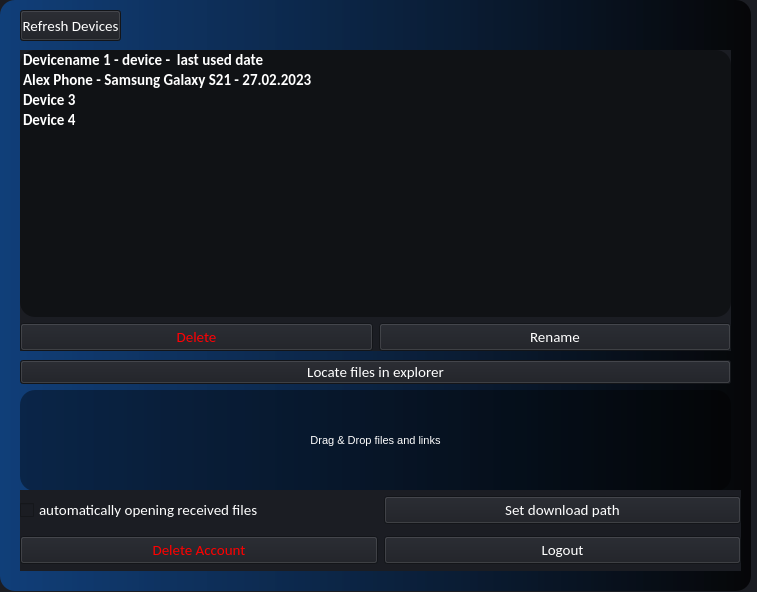
<?xml version="1.0" encoding="UTF-8"?>
<ui version="4.0">
 <class>MainWindow</class>
 <widget class="QWidget" name="MainWindow">
  <property name="enabled">
   <bool>true</bool>
  </property>
  <property name="geometry">
   <rect>
    <x>0</x>
    <y>0</y>
    <width>757</width>
    <height>592</height>
   </rect>
  </property>
  <property name="font">
   <font>
    <family>Calibri</family>
    <pointsize>11</pointsize>
   </font>
  </property>
  <property name="windowTitle">
   <string>MainWindow</string>
  </property>
  <property name="styleSheet">
   <string notr="true">background-color: rgb(27, 29, 35);</string>
  </property>
  <widget class="QWidget" name="centralwidget" native="true">
   <property name="geometry">
    <rect>
     <x>-10</x>
     <y>-30</y>
     <width>771</width>
     <height>631</height>
    </rect>
   </property>
   <widget class="QLabel" name="label">
    <property name="geometry">
     <rect>
      <x>10</x>
      <y>30</y>
      <width>751</width>
      <height>591</height>
     </rect>
    </property>
    <property name="styleSheet">
     <string notr="true">background-color: qlineargradient(spread:pad, x1:0, y1:0, x2:1, y2:0, stop:0 rgba(0, 115, 255,100), stop:1 rgba(0, 0, 0, 200));
border-radius:15px;</string>
    </property>
    <property name="text">
     <string/>
    </property>
   </widget>
   <widget class="QWidget" name="widget" native="true">
    <property name="geometry">
     <rect>
      <x>30</x>
      <y>420</y>
      <width>711</width>
      <height>101</height>
     </rect>
    </property>
    <property name="font">
     <font>
      <family>Calibri</family>
      <pointsize>10</pointsize>
      <bold>true</bold>
     </font>
    </property>
    <property name="styleSheet">
     <string notr="true">color: rgb(255, 255, 255);
background-color:rgba(0, 0, 0, 100);
border-radius:15px;
</string>
    </property>
    <widget class="QLabel" name="l_dragdrop">
     <property name="geometry">
      <rect>
       <x>0</x>
       <y>0</y>
       <width>711</width>
       <height>101</height>
      </rect>
     </property>
     <property name="acceptDrops">
      <bool>true</bool>
     </property>
     <property name="styleSheet">
      <string notr="true">color: rgb(255, 255, 255);
background-color:rgba(0, 115, 255, 0);
border-radius:15px;</string>
     </property>
     <property name="text">
      <string>&lt;html&gt;&lt;head/&gt;&lt;body&gt;&lt;p align=&quot;center&quot;&gt;&lt;span style=&quot; font-size:8pt; color:#ffffff;&quot;&gt;Drag &amp;amp; Drop files and links&lt;/span&gt;&lt;/p&gt;&lt;/body&gt;&lt;/html&gt;</string>
     </property>
     <property name="wordWrap">
      <bool>true</bool>
     </property>
    </widget>
   </widget>
   <widget class="QWidget" name="verticalLayoutWidget_2">
    <property name="geometry">
     <rect>
      <x>30</x>
      <y>80</y>
      <width>711</width>
      <height>301</height>
     </rect>
    </property>
    <layout class="QVBoxLayout" name="verticalLayout_2">
     <item>
      <layout class="QHBoxLayout" name="horizontalLayout_3">
       <item>
        <widget class="QListWidget" name="lw_devices">
         <property name="font">
          <font>
           <family>Calibri</family>
           <pointsize>11</pointsize>
           <bold>true</bold>
          </font>
         </property>
         <property name="autoFillBackground">
          <bool>false</bool>
         </property>
         <property name="styleSheet">
          <string notr="true">color: rgb(255, 255, 255);
background-color:rgba(0, 0, 0, 100);
border-radius:15px;</string>
         </property>
         <property name="spacing">
          <number>8</number>
         </property>
         <property name="wordWrap">
          <bool>true</bool>
         </property>
         <item>
          <property name="text">
           <string>Devicename 1 - device -  last used date</string>
          </property>
         </item>
         <item>
          <property name="text">
           <string>Alex Phone - Samsung Galaxy S21 - 27.02.2023</string>
          </property>
         </item>
         <item>
          <property name="text">
           <string>Device 3</string>
          </property>
         </item>
         <item>
          <property name="text">
           <string>Device 4</string>
          </property>
         </item>
        </widget>
       </item>
      </layout>
     </item>
     <item>
      <layout class="QHBoxLayout" name="horizontalLayout_2">
       <item>
        <widget class="QPushButton" name="b_delete_device">
         <property name="styleSheet">
          <string notr="true">
color: rgb(255, 0, 4);</string>
         </property>
         <property name="text">
          <string>Delete</string>
         </property>
        </widget>
       </item>
       <item>
        <widget class="QPushButton" name="b_rename_current_device">
         <property name="styleSheet">
          <string notr="true">color: rgb(255, 255, 255);</string>
         </property>
         <property name="text">
          <string>Rename</string>
         </property>
        </widget>
       </item>
      </layout>
     </item>
    </layout>
   </widget>
   <widget class="QPushButton" name="b_locate_files">
    <property name="geometry">
     <rect>
      <x>30</x>
      <y>390</y>
      <width>711</width>
      <height>24</height>
     </rect>
    </property>
    <property name="styleSheet">
     <string notr="true">color: rgb(255, 255, 255);</string>
    </property>
    <property name="text">
     <string>Locate files in explorer</string>
    </property>
   </widget>
   <widget class="QWidget" name="verticalLayoutWidget">
    <property name="geometry">
     <rect>
      <x>30</x>
      <y>520</y>
      <width>721</width>
      <height>81</height>
     </rect>
    </property>
    <layout class="QVBoxLayout" name="optional_layout">
     <item>
      <layout class="QHBoxLayout" name="optional_path_layout">
       <item>
        <widget class="QCheckBox" name="cb_auto_open">
         <property name="enabled">
          <bool>true</bool>
         </property>
         <property name="layoutDirection">
          <enum>Qt::LeftToRight</enum>
         </property>
         <property name="autoFillBackground">
          <bool>false</bool>
         </property>
         <property name="styleSheet">
          <string notr="true">color: rgb(255, 255, 255);</string>
         </property>
         <property name="text">
          <string>automatically opening received files</string>
         </property>
        </widget>
       </item>
       <item>
        <widget class="QPushButton" name="b_set_path">
         <property name="styleSheet">
          <string notr="true">color: rgb(255, 255, 255);</string>
         </property>
         <property name="text">
          <string>Set download path</string>
         </property>
        </widget>
       </item>
      </layout>
     </item>
     <item>
      <layout class="QHBoxLayout" name="optional_account_layout">
       <item>
        <widget class="QPushButton" name="b_delete_account">
         <property name="styleSheet">
          <string notr="true">
color: rgb(255, 0, 0);</string>
         </property>
         <property name="text">
          <string>Delete Account</string>
         </property>
        </widget>
       </item>
       <item>
        <widget class="QPushButton" name="b_logout">
         <property name="styleSheet">
          <string notr="true">color: rgb(255, 255, 255);</string>
         </property>
         <property name="text">
          <string>Logout</string>
         </property>
        </widget>
       </item>
      </layout>
     </item>
    </layout>
   </widget>
   <widget class="QPushButton" name="b_refresh">
    <property name="geometry">
     <rect>
      <x>30</x>
      <y>40</y>
      <width>101</width>
      <height>31</height>
     </rect>
    </property>
    <property name="styleSheet">
     <string notr="true">color: rgb(255, 255, 255);</string>
    </property>
    <property name="text">
     <string>Refresh Devices</string>
    </property>
   </widget>
  </widget>
  <widget class="QStatusBar" name="statusbar">
   <property name="geometry">
    <rect>
     <x>-30</x>
     <y>-60</y>
     <width>3</width>
     <height>23</height>
    </rect>
   </property>
  </widget>
 </widget>
 <resources/>
 <connections/>
</ui>
